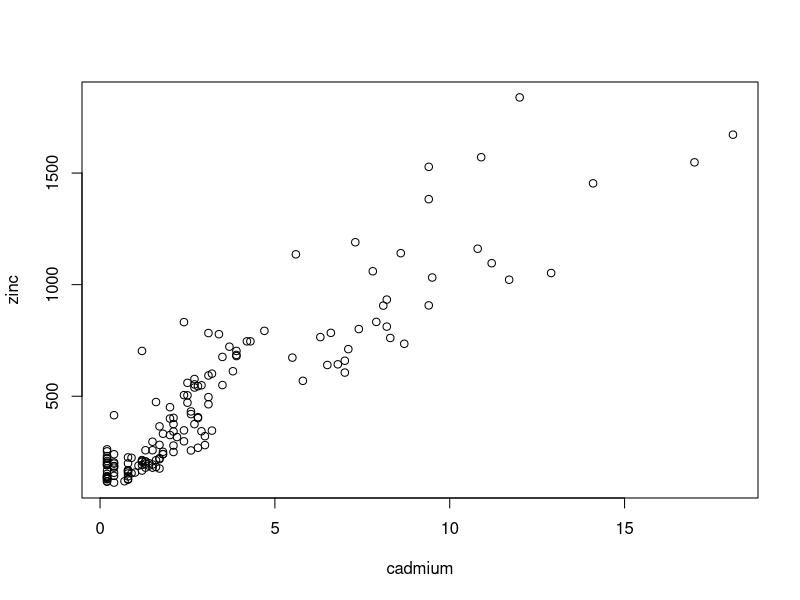
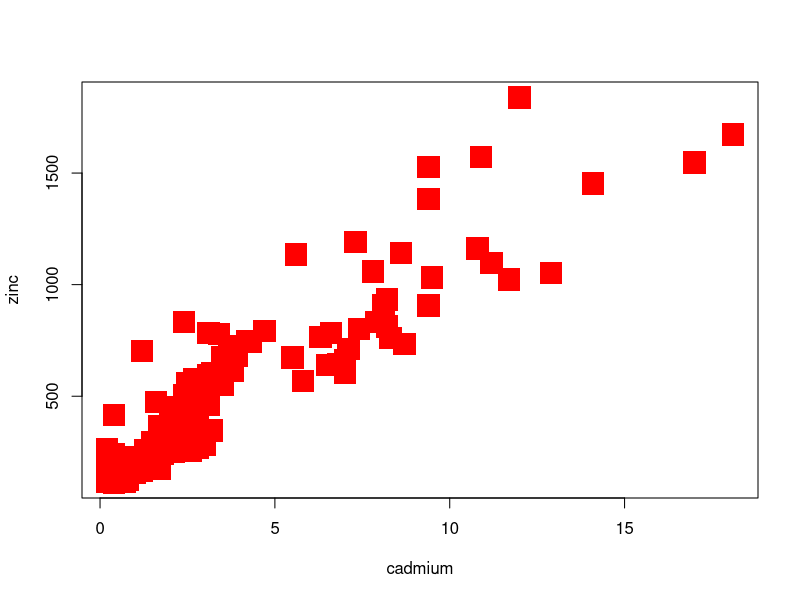
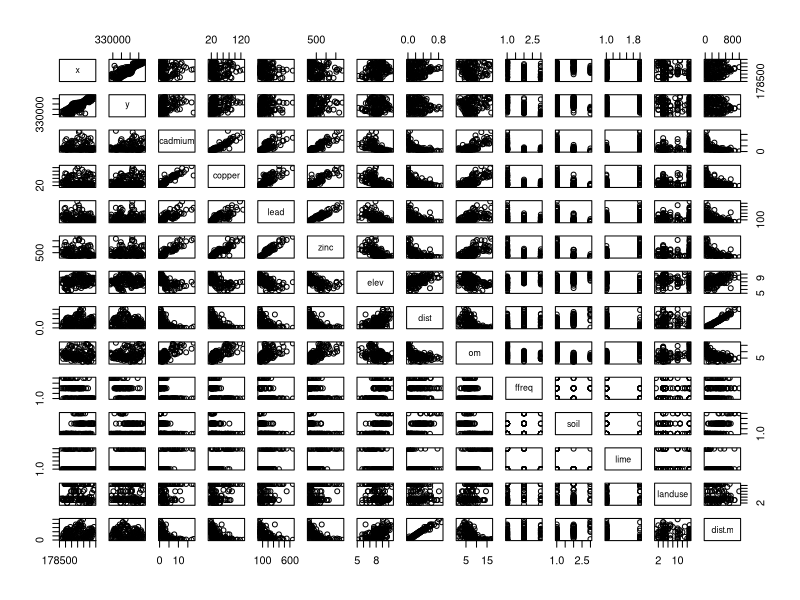
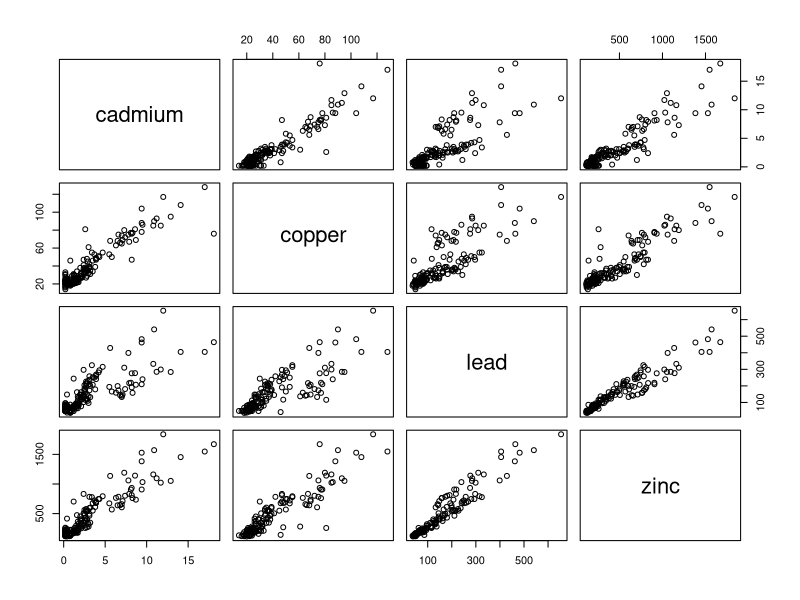
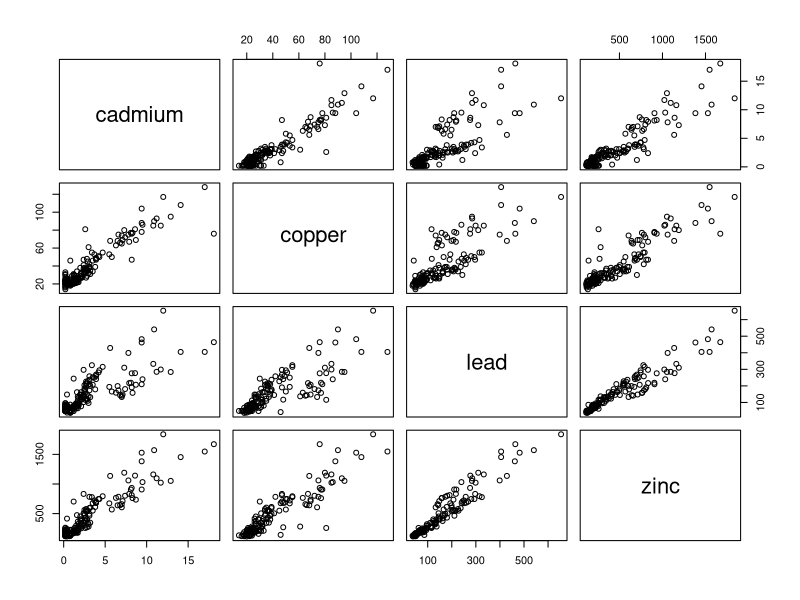
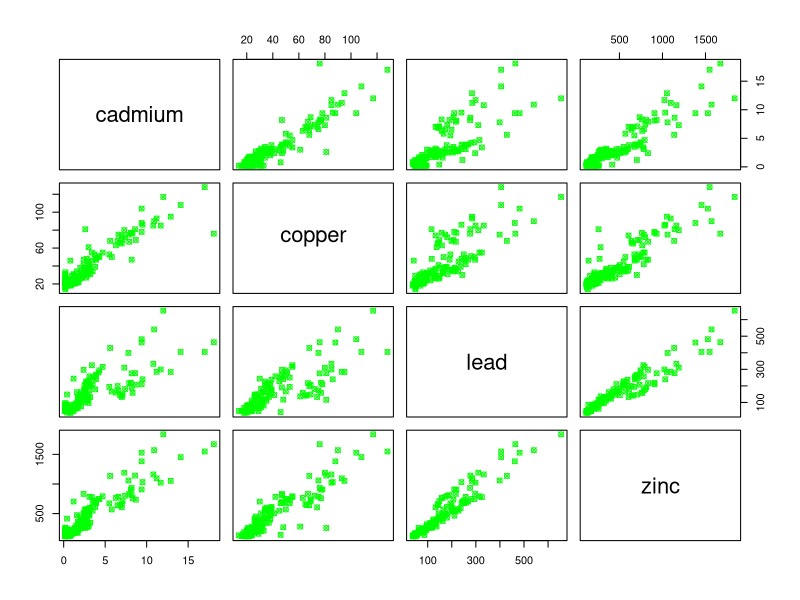
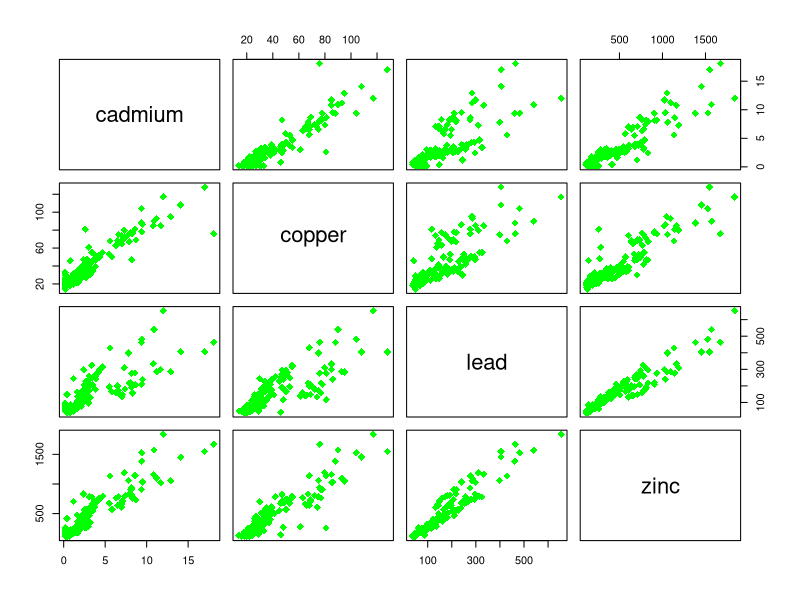
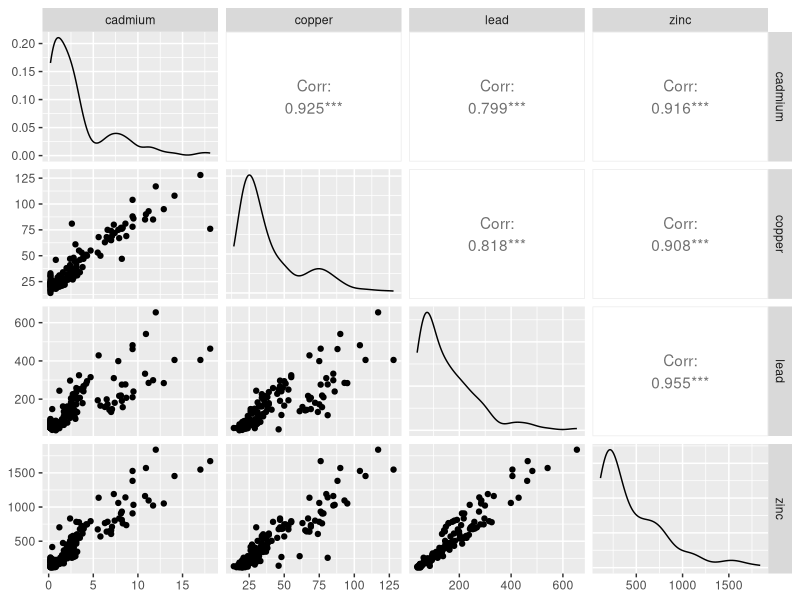

These figures' R source, in order:
### Multipanel in R: the second lecture of monitoring ecosystems

install.packages("sp")
install.packages("GGally",dependencies=T) #intallation of new packages


library(sp) #require(sp) will also do teh same job, telling R that we are going to use this package
library("GGally")
data(meuse) #data means there is a dataset available named meuse

attach(meuse)

#exercise: see the names of the variables and plot cadmium versus zinc
plot(cadmium,zinc) #what I've done
names(meuse) #show the names
head(meuse)

plot(cadmium,zinc,pch=15,col="red",cex=3)

#exercise:make all possible pairwis plots of dataset
#use of plo() is not so good couse it's too long plot each pair

pairs(meuse) # you can plot all the variables together

#prettify the plot, reduce variables
pairs(~cadmium+copper+lead+zinc,data=meuse)

pairs(meuse[,3:6]) # [] subset of a dataset, comma means "start from". this produce the same result of the prevoius function

#exercise: prettify this graph
pairs(meuse[,3:6],pch=13,col="green")
pairs(meuse[,3:6],pch=18,col="green",cex=1.5)

#after this point something goes wrong--> install and library of GGally

ggpairs(meuse[,3:6])#function after install and library of GGally
